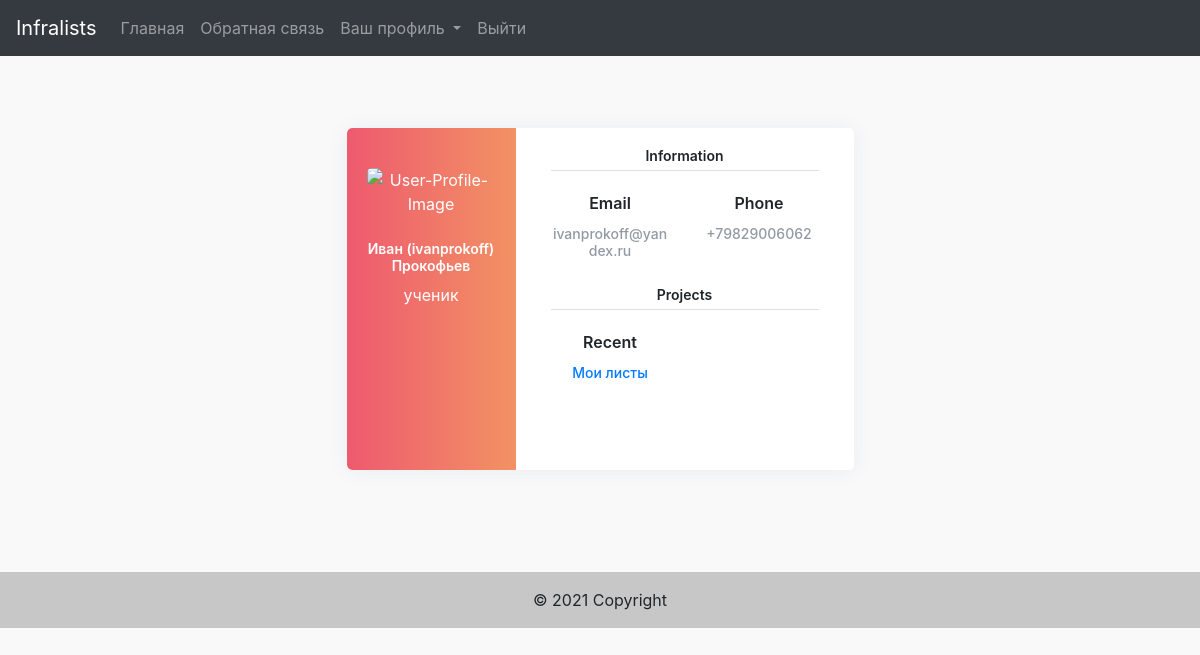
The app's page /1 (signed in), older data.
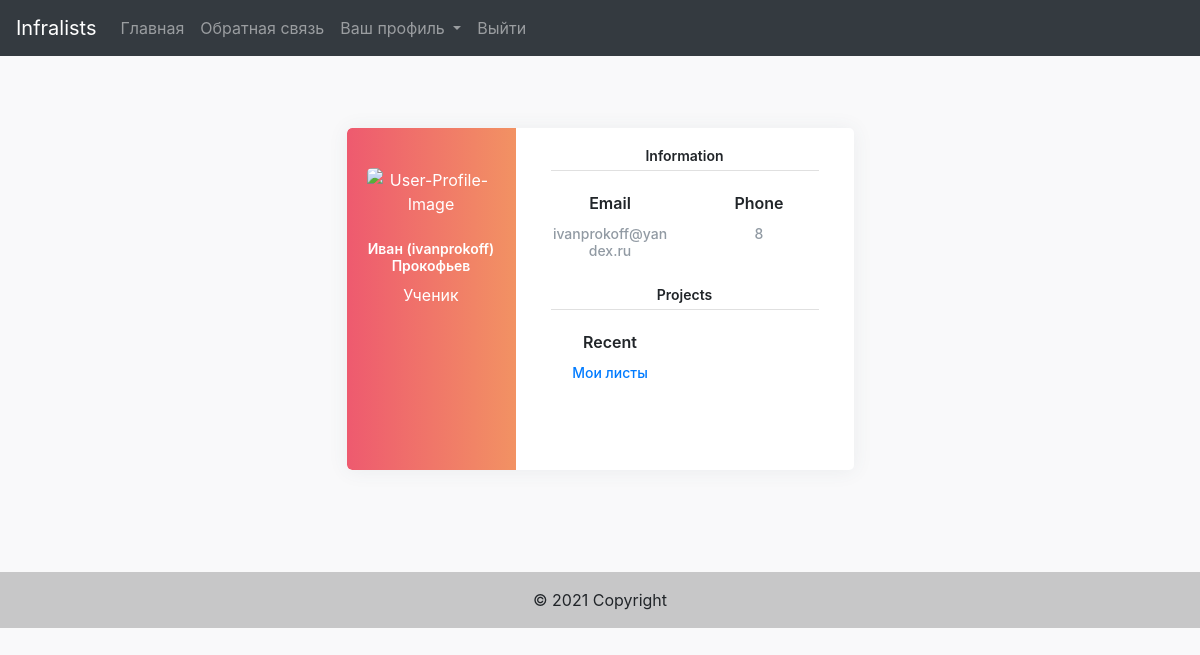
The same page, newer data.
### data/users.py (models this page shows, shortened)
class User(SqlAlchemyBase, UserMixin, SerializerMixin):
    __tablename__ = 'users'
    id = sqlalchemy.Column(sqlalchemy.Integer,
                           primary_key=True, autoincrement=True)
    username = sqlalchemy.Column(sqlalchemy.String, nullable=True)
    name = sqlalchemy.Column(sqlalchemy.String, nullable=True)
    surname = sqlalchemy.Column(sqlalchemy.String, nullable=True)
    work = sqlalchemy.Column(sqlalchemy.String)
    email = sqlalchemy.Column(sqlalchemy.String, unique=True)
    phone_number = sqlalchemy.Column(sqlalchemy.String, unique=True)
    hashed_password = sqlalchemy.Column(sqlalchemy.String, nullable=True)
    item = orm.relation("Items", back_populates='creator')
    all_lists = sqlalchemy.Column(sqlalchemy.String, unique=True)

### main.py (the view)
@login_required
@app.route('/<username>')
def account(username):
    return render_template('account.html')

### data/db_session.py (called while the page is built)
def create_session() -> Session:
    global __factory
    return __factory()

### main.py (called while the page is built)
@login_manager.user_loader
def load_user(user_id):
    db_sess = db_session.create_session()
    return db_sess.query(User).get(user_id)

### templates/account.html (shortened to what this page needs)
{% extends "main.html" %}
{% block content %}
<br>
<div class="page-content page-container" id="page-content" align="center">
    <div class="padding">
        <div class="row container d-flex justify-content-center">
            <div class="col-xl-6 col-md-12">
                <div class="card user-card-full">
                    <div class="row m-l-0 m-r-0">
                        <div class="col-sm-4 bg-c-lite-green user-profile">
                            <div class="card-block text-center text-white">
                                <div class="m-b-25"> <img src="https://img.icons8.com/bubbles/100/000000/user.png" class="img-radius" alt="User-Profile-Image"> </div>
                                <h6 class="f-w-600">{{ current_user.name }} ({{ current_user.username }}) {{ current_user.surname }}</h6>
                                <p>{{ current_user.work }}</p>
                            </div>
                        </div>
                        <div class="col-sm-8">
                            <div class="card-block">
                                <h6 class="m-b-20 p-b-5 b-b-default f-w-600">Information</h6>
                                <div class="row">
                                    <div class="col-sm-6">
                                        <p class="m-b-10 f-w-600">Email</p>
                                        <h6 class="text-muted f-w-400">{{ current_user.email }}</h6>
                                    </div>
                                    <div class="col-sm-6">
                                        <p class="m-b-10 f-w-600">Phone</p>
                                        <h6 class="text-muted f-w-400">{{ current_user.phone_number }}</h6>
                                    </div>
                                </div>
                                <h6 class="m-b-20 m-t-40 p-b-5 b-b-default f-w-600">Projects</h6>
                                <div class="row">
                                    <div class="col-sm-6">
                                        <p class="m-b-10 f-w-600">Recent</p>
                                        <h6 class="text-muted f-w-400"><a href="/{{ current_user.username }}/my_lists">Мои листы</a></h6>
                                    </div>
                                </div>
                                <ul class="social-link list-unstyled m-t-40 m-b-10">
                                    <li></li>
                                    <li></li>
                                    <li></li>
                                </ul>
                            </div>
                        </div>
                    </div>
                </div>
            </div>
        </div>
    </div>
</div>
{% endblock %}

Row changes from the older to the newer data that the page shows:
changed User "Иван": work "ученик" → "Ученик"; phone_number "+79829006062" → "8"
